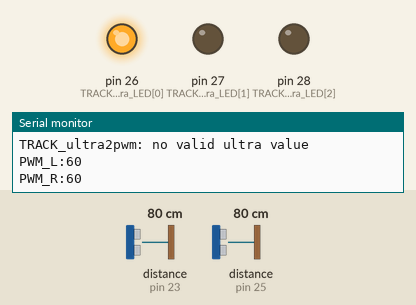
This sketch was run on a simulated Arduino Mega 2560, built with avr-gcc and run on an emulated ATmega2560. Shown: output pins drawn as LEDs (lit = HIGH), the last lines printed to the serial monitor. The inputs (shaded band) are chosen by the test bench; at power-on: distance to the obstacle (sensors on pin 23, pin 25) 80 cm. The echo pulse lasts 58.3 µs per cm.

Above: at 1.2 s.
1.3 s: distance to the obstacle (sensor on pin 23) set to 2 cm
At 2.9 s:
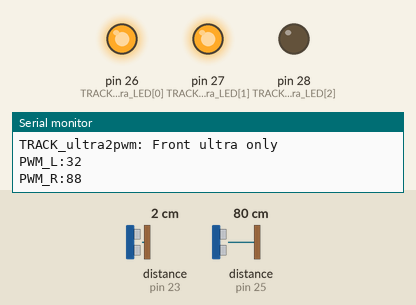
3.2 s: distance to the obstacle (sensor on pin 25) set to 64 cm
5.6 s: distance to the obstacle (sensor on pin 25) set to 56 cm
At 8.2 s:
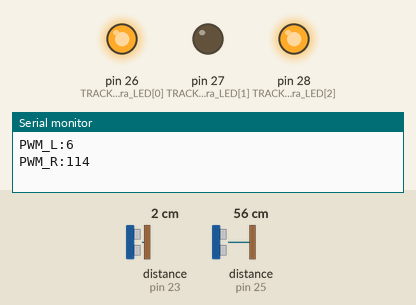
8.5 s: distance to the obstacle (sensor on pin 23) set to 21 cm
11.0 s: distance to the obstacle (sensor on pin 23) set to 26 cm
At 13.3 s:
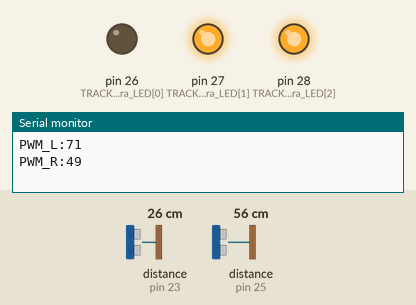
14.0 s: distance to the obstacle (sensor on pin 23) set to 58 cm
16.5 s: distance to the obstacle (sensor on pin 23) set to 63 cm
At 17.5 s:
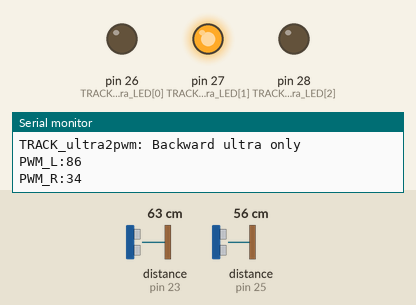
Timing chart, 0 to 19.2 s (numbered marks = the images above; inputs shaded):
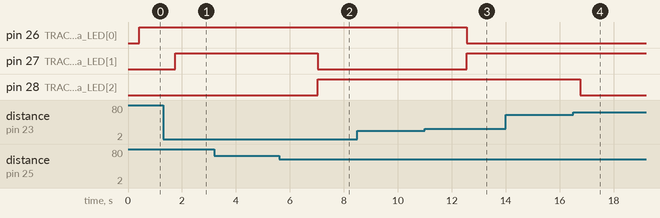

The sketch:

Tracking_v2.ino
```cpp
#include <Ultrasonic.h>
int ultra_trig_pin[2] = {22,24};
int ultra_echo_pin[2] = {23,25};
char Receiver, STAGE, STATE, pwmL[4], pwmR[4];
int PWM_L=0, PWM_R=0;
String commandStr;

Ultrasonic Ultra_F(ultra_trig_pin[0],ultra_echo_pin[0]);
Ultrasonic Ultra_B(ultra_trig_pin[1],ultra_echo_pin[1]);

int TRACK_ultra_LED[3] = {26,27,28};

void setup(){

    pinMode(22,OUTPUT);
    pinMode(24,OUTPUT);
    pinMode(23,INPUT);
    pinMode(25,INPUT);

    pinMode(TRACK_ultra_LED[0],OUTPUT);
    pinMode(TRACK_ultra_LED[1],OUTPUT);
    pinMode(TRACK_ultra_LED[2],OUTPUT);


    Serial.begin(9600);
}


void loop(){

    //Serial.println("A039898e");
    if(Serial.available()){
        commandStr = Serial.readStringUntil('e');
        Receiver = commandStr[0];
        STAGE = commandStr[1];
        STATE = commandStr[2];
    }

    int F_read=0, B_read=0;
    for(int i=0;i<20;i++){
        F_read += Ultra_F.read();
        B_read += Ultra_B.read();
        delay(10);
    }

    Serial.print("\nF: ");
    Serial.println(F_read/20);
    Serial.print("B: ");
    Serial.println(B_read/20);

    TRACK_ultra2pwm(PWM_L,PWM_R,F_read/20,B_read/20);

    Serial.print("PWM_L:");
    Serial.println(PWM_L);
    Serial.print("PWM_R:");
    Serial.println(PWM_R);

    delay(1000);

}


void TRACK_ultra2pwm(int& L,int& R, int dist_F,int dist_B){

    int default_PWM = 60;
    int dist_Bound = 60;
    int dist_target = 30;
    int pwm_delta;
    double pwm_delta_const = 1.0;
    double dist_offset_const = 1.0;

    if(dist_F > dist_Bound && dist_B > dist_Bound){
        Serial.println("\nTRACK_ultra2pwm: no valid ultra value\n");
        L = default_PWM;
        R = default_PWM;
        igniteLED(TRACK_ultra_LED,'2'); // red
    }
    else if(dist_F < dist_Bound && dist_B > dist_Bound){
        Serial.println("\nTRACK_ultra2pwm: Front ultra only\n");
        pwm_delta = dist_F-dist_target;
        L = default_PWM + pwm_delta*pwm_delta_const;
        R = default_PWM - pwm_delta*pwm_delta_const;
        igniteLED(TRACK_ultra_LED,'6'); // yellow
    }
    else if(dist_F > dist_Bound && dist_B < dist_Bound){
        Serial.println("\nTRACK_ultra2pwm: Backward ultra only\n");
        pwm_delta = dist_B-dist_target;
        L = default_PWM + pwm_delta*pwm_delta_const;
        R = default_PWM - pwm_delta*pwm_delta_const;
        igniteLED(TRACK_ultra_LED,'3'); // blue
    }else{
        Serial.println("\nTRACK_ultra2pwm: Consider both ultras\n");

        // average distance, offset distance
        int dist_avg = (dist_F + dist_B)/2;
        int dist_offset = dist_F - dist_B;
        pwm_delta = dist_avg-dist_target;

        if(abs(pwm_delta)<10){
            Serial.println("\nTRACK_ultra2pwm: Consider both ultras: offset adjust\n");
            L = default_PWM + dist_offset*dist_offset_const;
            R = default_PWM - dist_offset*dist_offset_const;
            igniteLED(TRACK_ultra_LED,'7'); // megenta

        }else{
            Serial.println("\nTRACK_ultra2pwm: Consider both ultras: dist_avg adjust\n");
            L = default_PWM + pwm_delta*pwm_delta_const;
            R = default_PWM - pwm_delta*pwm_delta_const;
            igniteLED(TRACK_ultra_LED,'5'); // cyan
        }

    }


}


void igniteLED(int LEDpins[] ,char choice){
  int R = LEDpins[0];
  int G = LEDpins[1];
  int B = LEDpins[2];

  switch(choice){
    case '0':
      light(R,G,B,0,0,0);  // light off
      break;

    case '1':
      light(R,G,B,255,255,255);  // white
      break;

    case '2':
      light(R,G,B,255,0,0);  // Red
      break;

    case '3':
      light(R,G,B,0,255,0);  // Green
      break;

    case '4':
      light(R,G,B,0,0,255);  // Blue
      break;

    case '5':
      light(R,G,B,0,255,255);  // Cyan
      break;

    case '6':
      light(R,G,B,255,255,0);  // Yellow
      break;

    case '7':
      light(R,G,B,255,0,255);  // Megenta
      break;

  }
}


void light(int R,int G,int B,int r,int g,int b){
  pinMode(R, OUTPUT);
  pinMode(G, OUTPUT);
  pinMode(B, OUTPUT);

    if(r==0){
      digitalWrite(R,LOW);
    }
    else{
      digitalWrite(R,HIGH);
    }
    if(g==0){
      digitalWrite(G,LOW);
    }
    else{
      digitalWrite(G,HIGH);
    }
    if(b==0){
      digitalWrite(B,LOW);
    }
    else{
      digitalWrite(B,HIGH);
    }

  }
```

arduino_util.ino
```cpp

```

Measured:
- the behaviour switches between 61 and 60 cm on distance to the obstacle (sensor on pin 25) (found by bisection; images 1 and 2)
- the behaviour switches between 23 and 24 cm on distance to the obstacle (sensor on pin 23) (found by bisection; images 2 and 3)
- the behaviour switches between 60 and 61 cm on distance to the obstacle (sensor on pin 23) (found by bisection; images 3 and 4)
- after the input at 1.3 s, pin 27 (TRACK_ultra_LED[1]): LOW → HIGH after 0.44 s
- after the input at 5.6 s, pin 27 (TRACK_ultra_LED[1]): HIGH → LOW after 1.4 s; pin 28 (TRACK_ultra_LED[2]): LOW → HIGH after 1.4 s
- after the input at 11.0 s, pin 26 (TRACK_ultra_LED[0]): HIGH → LOW after 1.6 s; pin 27 (TRACK_ultra_LED[1]): LOW → HIGH after 1.6 s
- after the input at 16.5 s, pin 28 (TRACK_ultra_LED[2]): HIGH → LOW after 0.26 s
